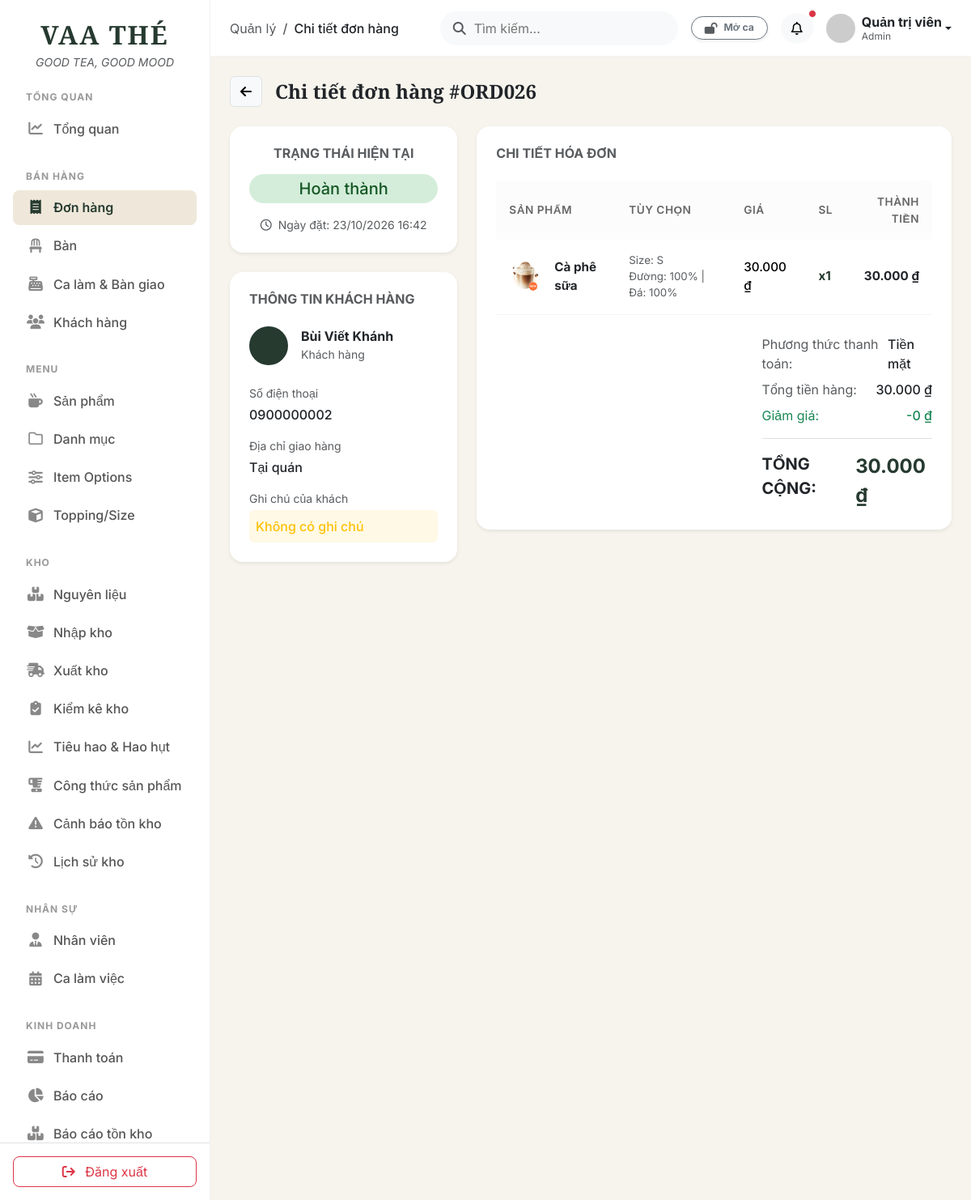
Screenshot of /public/admin.php?route=orders&action=show&id=26 (signed in) with the database file from the repository.
### tables this page shows
CREATE TABLE `orders` (
  `id` int(10) unsigned NOT NULL AUTO_INCREMENT,
  `customer_id` int(10) unsigned DEFAULT NULL,
  `user_id` int(10) unsigned DEFAULT NULL,
  `table_id` int(10) unsigned DEFAULT NULL,
  `shift_session_id` int(10) unsigned DEFAULT NULL,
  `total_amount` decimal(12,2) NOT NULL DEFAULT 0.00,
  `discount` decimal(12,2) NOT NULL DEFAULT 0.00,
  `final_amount` decimal(12,2) NOT NULL DEFAULT 0.00,
  `order_type` enum('delivery','takeaway','dine_in') NOT NULL DEFAULT 'takeaway',
  `status` enum('pending','confirmed','preparing','ready','completed','cancelled') NOT NULL DEFAULT 'pending',
  `note` text DEFAULT NULL,
  `created_at` timestamp NOT NULL DEFAULT current_timestamp(),
  `updated_at` timestamp NOT NULL DEFAULT current_timestamp() ON UPDATE current_timestamp(),
  PRIMARY KEY (`id`),
  KEY `fk_orders_user` (`user_id`),
  KEY `fk_orders_table` (`table_id`),
  KEY `idx_orders_customer` (`customer_id`),
  KEY `idx_orders_status` (`status`),
  KEY `idx_orders_created_at` (`created_at`),
  KEY `idx_shift_session` (`shift_session_id`),
  CONSTRAINT `fk_orders_customer` FOREIGN KEY (`customer_id`) REFERENCES `customers` (`id`) ON DELETE SET NULL ON UPDATE CASCADE,
  CONSTRAINT `fk_orders_table` FOREIGN KEY (`table_id`) REFERENCES `tables` (`id`) ON DELETE SET NULL ON UPDATE CASCADE,
  CONSTRAINT `fk_orders_user` FOREIGN KEY (`user_id`) REFERENCES `users` (`id`) ON DELETE SET NULL ON UPDATE CASCADE
);

CREATE TABLE `users` (
  `id` int(10) unsigned NOT NULL AUTO_INCREMENT,
  `username` varchar(50) NOT NULL,
  `password` varchar(255) NOT NULL,
  `full_name` varchar(100) NOT NULL,
  `email` varchar(100) DEFAULT NULL,
  `phone` varchar(20) DEFAULT NULL,
  `role` enum('admin','staff') NOT NULL DEFAULT 'staff',
  `status` tinyint(1) NOT NULL DEFAULT 1,
  `created_at` timestamp NOT NULL DEFAULT current_timestamp(),
  `updated_at` timestamp NOT NULL DEFAULT current_timestamp() ON UPDATE current_timestamp(),
  PRIMARY KEY (`id`),
  UNIQUE KEY `username` (`username`),
  UNIQUE KEY `email` (`email`)
);

CREATE TABLE `order_details` (
  `id` int(10) unsigned NOT NULL AUTO_INCREMENT,
  `order_id` int(10) unsigned NOT NULL,
  `product_id` int(10) unsigned NOT NULL,
  `size_id` int(10) unsigned DEFAULT NULL,
  `quantity` int(10) unsigned NOT NULL DEFAULT 1,
  `unit_price` decimal(12,2) NOT NULL DEFAULT 0.00,
  `subtotal` decimal(12,2) NOT NULL DEFAULT 0.00,
  `sugar_level` tinyint(3) unsigned DEFAULT 100,
  `ice_level` tinyint(3) unsigned DEFAULT 100,
  `note` varchar(255) DEFAULT NULL,
  `created_at` timestamp NOT NULL DEFAULT current_timestamp(),
  PRIMARY KEY (`id`),
  KEY `fk_order_details_product` (`product_id`),
  KEY `fk_order_details_size` (`size_id`),
  KEY `idx_order_details_order` (`order_id`),
  CONSTRAINT `fk_order_details_order` FOREIGN KEY (`order_id`) REFERENCES `orders` (`id`) ON DELETE CASCADE ON UPDATE CASCADE,
  CONSTRAINT `fk_order_details_product` FOREIGN KEY (`product_id`) REFERENCES `products` (`id`) ON UPDATE CASCADE,
  CONSTRAINT `fk_order_details_size` FOREIGN KEY (`size_id`) REFERENCES `sizes` (`id`) ON DELETE SET NULL ON UPDATE CASCADE
);

CREATE TABLE `products` (
  `id` int(10) unsigned NOT NULL AUTO_INCREMENT,
  `category_id` int(10) unsigned NOT NULL,
  `name` varchar(150) NOT NULL,
  `description` text DEFAULT NULL,
  `price` decimal(12,2) NOT NULL DEFAULT 0.00,
  `image` varchar(255) DEFAULT NULL,
  `status` tinyint(1) NOT NULL DEFAULT 1,
  `created_at` timestamp NOT NULL DEFAULT current_timestamp(),
  `updated_at` timestamp NOT NULL DEFAULT current_timestamp() ON UPDATE current_timestamp(),
  PRIMARY KEY (`id`),
  KEY `idx_products_category` (`category_id`),
  KEY `idx_products_status` (`status`),
  CONSTRAINT `fk_products_category` FOREIGN KEY (`category_id`) REFERENCES `categories` (`id`) ON UPDATE CASCADE
);

CREATE TABLE `sizes` (
  `id` int(10) unsigned NOT NULL AUTO_INCREMENT,
  `name` varchar(20) NOT NULL,
  `extra_price` decimal(12,2) NOT NULL DEFAULT 0.00,
  `status` tinyint(1) NOT NULL DEFAULT 1,
  `created_at` timestamp NOT NULL DEFAULT current_timestamp(),
  `updated_at` timestamp NOT NULL DEFAULT current_timestamp() ON UPDATE current_timestamp(),
  PRIMARY KEY (`id`),
  UNIQUE KEY `name` (`name`)
);

CREATE TABLE `payments` (
  `id` int(10) unsigned NOT NULL AUTO_INCREMENT,
  `order_id` int(10) unsigned NOT NULL,
  `method` varchar(50) NOT NULL DEFAULT 'cash',
  `amount` decimal(12,2) NOT NULL DEFAULT 0.00,
  `status` enum('pending','paid','failed') NOT NULL DEFAULT 'pending',
  `transaction_code` varchar(100) DEFAULT NULL,
  `paid_at` datetime DEFAULT NULL,
  `created_at` timestamp NOT NULL DEFAULT current_timestamp(),
  PRIMARY KEY (`id`),
  KEY `fk_payments_order` (`order_id`),
  CONSTRAINT `fk_payments_order` FOREIGN KEY (`order_id`) REFERENCES `orders` (`id`) ON DELETE CASCADE ON UPDATE CASCADE
);

### app/controllers/Admin/OrderController.php (called while the page is built, shortened)
<?php
require_once __DIR__ . '/../../models/Order.php';
class OrderController {
    public function show() {
        $id = $_GET['id'] ?? 0;
        $orderModel = new Order();
        $order = $orderModel->findByIdWithDetails($id);
        require_once __DIR__ . '/../../views/admin/orders/show.php';
        require_once __DIR__ . '/../../views/layouts/admin.php';
    }
}

### app/models/Order.php (called while the page is built, shortened)
<?php
require_once __DIR__ . '/../config/database.php';
class Order {
    private $conn;
    public function __construct() {
        global $conn;
        $this->conn = $conn;
    }
    public function findByIdWithDetails($id) {
        $sql = "SELECT o.*,
                       c.full_name as customer_name, c.phone as customer_phone, c.address as customer_address,
                       u.full_name as user_name, u.phone as user_phone,
                       p.method as payment_method
                FROM orders o
                LEFT JOIN customers c ON o.customer_id = c.id
                LEFT JOIN users u ON o.user_id = u.id
                LEFT JOIN payments p ON o.id = p.order_id
                WHERE o.id = ?";
        $stmt = $this->conn->prepare($sql);
        $stmt->bind_param("i", $id);
        $stmt->execute();
        $order = $stmt->get_result()->fetch_assoc();
        $sqlDetails = "SELECT od.*, p.name as product_name, p.image as product_image, s.name as size_name
                       FROM order_details od
                       JOIN products p ON od.product_id = p.id
                       LEFT JOIN sizes s ON od.size_id = s.id
                       WHERE od.order_id = ?";
        $stmtD = $this->conn->prepare($sqlDetails);
        $stmtD->bind_param("i", $id);
        $stmtD->execute();
        $items = $stmtD->get_result()->fetch_all(MYSQLI_ASSOC);
        $sqlToppings = "SELECT t.name
                        FROM order_detail_toppings odt
                        JOIN toppings t ON odt.topping_id = t.id
                        WHERE odt.order_detail_id = ?";
        $stmtT = $this->conn->prepare($sqlToppings);
        foreach ($items as &$item) {
            $stmtT->bind_param("i", $item['id']);
            $stmtT->execute();
            $toppingRows = $stmtT->get_result()->fetch_all(MYSQLI_ASSOC);
        }
        $order['items'] = $items;
        return $order;
    }
}

### app/helpers.php (called while the page is built, shortened)
<?php
if (!function_exists('format_payment_method')) {
    function format_payment_method($method) {
        $map = [
            'cash'          => 'Tiền mặt',
            'bank_transfer' => 'Chuyển khoản',
            'bank'          => 'Chuyển khoản',
            'momo'          => 'Ví MoMo',
        ];
        $key = strtolower(trim($method ?? ''));
        return $map[$key] ?? ($method ?: 'Tiền mặt');
    }
}

### app/views/admin/orders/show.php (the view, shortened to what this page needs)
<div class="d-flex justify-content-between align-items-center mb-4">
    <div class="d-flex align-items-center gap-3">
        <a href="admin.php?route=orders" class="btn btn-light border shadow-none">
            <i class="fa-solid fa-arrow-left"></i>
        </a>
        <h4 class="font-serif fw-bold text-dark mb-0">Chi tiết đơn hàng #ORD<?= str_pad($order['id'], 3, '0', STR_PAD_LEFT) ?></h4>
    </div>
</div>
<div class="row g-4">
    <div class="col-12 col-xl-4">
        <div class="card border-0 shadow-sm rounded-4 mb-4">
            <div class="card-body p-4 text-center">
                <h6 class="text-muted fw-bold mb-3 text-uppercase">Trạng thái hiện tại</h6>
                <?php
                $badgeClass = '';
                $statusText = '';
                switch($order['status']) {
                    case 'completed': $badgeClass = 'badge-completed'; $statusText = 'Hoàn thành'; break;
                }
                ?>
                <span class="badge <?= $badgeClass ?> rounded-pill px-4 py-2 fs-5 fw-medium w-100"><?= $statusText ?></span>
                <div class="mt-3 text-muted small">
                    <i class="fa-regular fa-clock me-1"></i> Ngày đặt: <?= date('d/m/Y H:i', strtotime($order['created_at'])) ?>
                </div>
            </div>
        </div>
        <div class="card border-0 shadow-sm rounded-4 mb-4">
            <div class="card-body p-4">
                <h6 class="text-muted fw-bold mb-4 text-uppercase">Thông tin khách hàng</h6>
                <div class="d-flex align-items-center mb-4">
                    <div class="bg-forest bg-opacity-10 text-forest rounded-circle d-flex align-items-center justify-content-center me-3 admin-style-143e03" >
                        <i class="fa-solid fa-user fs-5"></i>
                    </div>
                    <div>
                        <h6 class="fw-bold mb-0 text-dark"><?= $order['customer_name'] ?? $order['user_name'] ?? 'Khách vãng lai' ?></h6>
                        <span class="text-muted small">Khách hàng</span>
                    </div>
                </div>
                <div class="mb-3">
                    <div class="text-muted small mb-1">Số điện thoại</div>
                    <div class="fw-medium text-dark"><?= $order['customer_phone'] ?? $order['user_phone'] ?? 'Không có' ?></div>
                </div>
                <div class="mb-3">
                    <div class="text-muted small mb-1">Địa chỉ giao hàng</div>
                    <div class="fw-medium text-dark"><?= $order['customer_address'] ?? 'Tại quán' ?></div>
                </div>
                <div>
                    <div class="text-muted small mb-1">Ghi chú của khách</div>
                    <div class="fw-medium text-warning bg-warning bg-opacity-10 p-2 rounded"><?= $order['note'] ? $order['note'] : 'Không có ghi chú' ?></div>
                </div>
            </div>
        </div>
    </div>
    <div class="col-12 col-xl-8">
        <div class="card border-0 shadow-sm rounded-4">
            <div class="card-body p-4">
                <h6 class="text-muted fw-bold mb-4 text-uppercase">Chi tiết hóa đơn</h6>
                <div class="table-responsive mb-4">
                    <table class="table mb-0 align-middle">
                        <thead class="bg-light text-muted">
                            <tr>
                                <th class="border-0 rounded-start">Sản phẩm</th>
                                <th class="border-0">Tùy chọn</th>
                                <th class="border-0">Giá</th>
                                <th class="border-0">SL</th>
                                <th class="border-0 text-end rounded-end">Thành tiền</th>
                            </tr>
                        </thead>
                        <tbody>
                            <?php foreach($order['items'] as $item): ?>
                            <tr>
                                <td>
                                    <div class="d-flex align-items-center">
                                        <?php if($item['product_image']): ?>
                                            <img src="assets/images/products/<?= $item['product_image'] ?>" alt="" class="rounded me-3" width="40" height="40" style="object-fit: cover;">
                                        <?php else: ?>
                                            <div class="bg-light rounded me-3 d-flex align-items-center justify-content-center text-muted admin-style-9a6a53" >
                                                <i class="fa-solid fa-cup-togo"></i>
                                            </div>
                                        <?php endif; ?>
                                        <div class="fw-bold text-dark"><?= $item['product_name'] ?></div>
                                    </div>
                                </td>
                                <td>
                                    <div class="small text-muted">
                                        Size: <?= $item['size_name'] ?? 'M' ?><br>
                                        Đường: <?= $item['sugar_level'] ?>% | Đá: <?= $item['ice_level'] ?>%
                                    </div>
                                </td>
                                <td class="fw-medium"><?= number_format($item['unit_price'], 0, ',', '.') ?> ₫</td>
                                <td class="fw-bold text-forest">x<?= $item['quantity'] ?></td>
                                <td class="text-end fw-bold text-dark"><?= number_format($item['subtotal'], 0, ',', '.') ?> ₫</td>
                            </tr>
                            <?php endforeach; ?>
                        </tbody>
                    </table>
                </div>
                <div class="row justify-content-end">
                    <div class="col-md-6 col-lg-5">
                        <div class="d-flex justify-content-between mb-2">
                            <span class="text-muted">Phương thức thanh toán:</span>
                            <span class="fw-medium text-dark"><?= format_payment_method($order['payment_method']) ?></span>
                        </div>
                        <div class="d-flex justify-content-between mb-2">
                            <span class="text-muted">Tổng tiền hàng:</span>
                            <span class="fw-medium text-dark"><?= number_format($order['total_amount'], 0, ',', '.') ?> ₫</span>
                        </div>
                        <div class="d-flex justify-content-between mb-3 text-success">
                            <span>Giảm giá:</span>
                            <span class="fw-medium">-<?= number_format($order['discount'], 0, ',', '.') ?> ₫</span>
                        </div>
                        <div class="d-flex justify-content-between border-top pt-3">
                            <span class="fw-bold text-dark fs-5">TỔNG CỘNG:</span>
                            <span class="fw-bold text-forest fs-4"><?= number_format($order['final_amount'], 0, ',', '.') ?> ₫</span>
                        </div>
                    </div>
                </div>
            </div>
        </div>
    </div>
</div>

### public/assets/css/admin.css (style rules this page uses)
:root { --vaa-ivory: #F7F4ED; --vaa-cream: #EFE8DA; --vaa-dark: #18231D; --vaa-forest: #263A30; --vaa-sage: #AAB79F; --vaa-brown: #9A7654; --sidebar-width: 260px; --topbar-height: 70px; }
body.admin-body { font-family: 'Inter', sans-serif; background-color: var(--vaa-ivory); color: var(--vaa-dark); margin: 0; padding: 0; overflow-x: hidden; }
.font-serif { font-family: 'Cormorant Garamond', serif; }
.text-forest { color: var(--vaa-forest) !important; }
.bg-forest { background-color: var(--vaa-forest) !important; }
.table > :not(caption) > * > * { padding: 1rem; vertical-align: middle; }
.table th { font-weight: 600; color: #666; background-color: #fcfcfc; border-bottom: 1px solid #eee; font-size: 0.85rem; text-transform: uppercase; letter-spacing: 0.5px; }
.table td { font-size: 0.95rem; border-bottom: 1px solid #f5f5f5; }
.badge-completed { background-color: #d4edda; color: #155724; }
.admin-style-143e03 { width: 48px; height: 48px; }

### rows the page displays
orders: id "026", status "Hoàn thành", created_at "23/10/2026 16:42", user.full_name "Bùi Viết Khánh", user.phone "0900000002", payments.method "Tiền mặt", total_amount "30.000", discount "0", final_amount "30.000"
order_details: product.image (picture), product.name "Cà phê sữa", size.name "S", sugar_level "100", ice_level "100", unit_price "30.000", quantity "1", subtotal "30.000"

### other values shown
$pageTitle "Chi tiết đơn hàng"
$_SESSION['full_name'] "Quản trị viên"
$_SESSION['role'] "Admin"
$order['customer_address'] "Tại quán"
